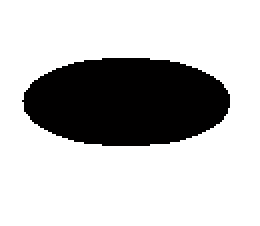
%> input picture ty.bmp, 130 x 113 px (shown 2 times larger)
$ octave homework4.m   (GNU Octave 9; MATLAB toolbox functions it lacks are replaced by stand-ins)
%> lines starting %> are read from the running program, lines starting %| are printed output that depends on the picture; in (x1, y1, x2, y2) boxes, pixels count from 0 and x2, y2 are one past the last pixel; in counts of white or black regions, pixels touching at a corner belong together; the program's own positions count from 1
% 读取图像
img_y = imread('ty.bmp');
%> img_y is the input picture: size 113x130x3 uint8; mean R, G, B 191.9, 191.7, 191.7
img = rgb2gray(img_y);
%> img: size 113x130 uint8; 75.2% white; 1 black region, box (x1, y1, x2, y2) and area: (11, 29, 115, 73) 3648
bw_b = imbinarize(img);  % 二值化,将背景和前景分离
bw = imcomplement(bw_b);
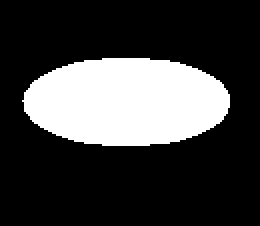
%> bw: size 113x130 logical (shown 2 times larger); 24.8% white; 1 white region, box (x1, y1, x2, y2) and area: (11, 29, 115, 73) 3648
bw_fill = imfill(bw, 'holes');  % 填充孔洞
% 计算面积和周长
edge_img = edge(bw, 'canny');
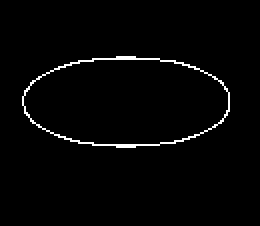
%> edge_img: size 113x130 logical (shown 2 times larger); 1.9% white in thin lines or dots, all inside (x1, y1, x2, y2) = (11, 28, 115, 74)
count = sum (sum (edge_img==1));
%> count = 283
stats = regionprops( edge_img, 'all');
%> stats = 1 region; box (x1, y1, x2, y2), Area, Centroid, MajorAxisLength, MinorAxisLength and Eccentricity: (11, 28, 115, 74) 283 [63.6 51.5] 128.5 69.92 0.839
area = stats.FilledArea;
%> area = 3773
%> (the run ends here)

$ run again, with hl.bmp copied over ty.bmp
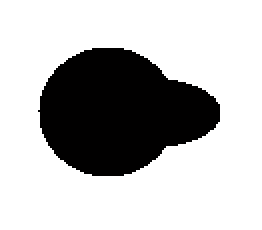
%> input picture hl.bmp, 131 x 115 px (shown 2 times larger)
%> img_y is the input picture: size 115x131x3 uint8; mean R, G, B 186.5, 186.2, 186.2
%> img: size 115x131 uint8; 73% white; 1 black region, box (x1, y1, x2, y2) and area: (19, 24, 110, 88) 4065
%> `bw = imcomplement(bw_b);`:
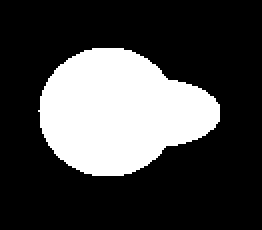
%> bw: size 115x131 logical (shown 2 times larger); 27% white; 1 white region, box (x1, y1, x2, y2) and area: (19, 24, 110, 88) 4065
%> `edge_img = edge(bw, 'canny');`:
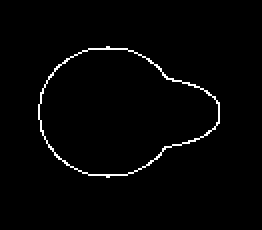
%> edge_img: size 115x131 logical (shown 2 times larger); 1.7% white in thin lines or dots, all inside (x1, y1, x2, y2) = (19, 23, 110, 89)
%> count = 263
%> stats = 1 region; box (x1, y1, x2, y2), Area, Centroid, MajorAxisLength, MinorAxisLength and Eccentricity: (19, 23, 110, 89) 263 [62.9 56.5] 118.7 87.3 0.677
%> area = 4179

$ run again, with x.bmp copied over ty.bmp
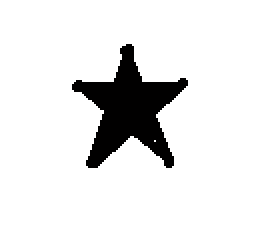
%> input picture x.bmp, 131 x 113 px (shown 2 times larger)
%> img_y is the input picture: size 113x131x3 uint8; mean R, G, B 228.6, 228.5, 228.5
%> img: size 113x131 uint8; 89.6% white; 1 black region, box (x1, y1, x2, y2) and area: (36, 22, 94, 84) 1541
%> `bw = imcomplement(bw_b);`:
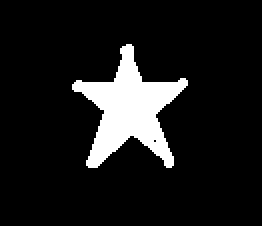
%> bw: size 113x131 logical (shown 2 times larger); 10.4% white; 1 white region, box (x1, y1, x2, y2) and area: (36, 22, 94, 84) 1541
%> bw_fill: size 113x131 logical; 10.4% white; 1 white region, box (x1, y1, x2, y2) and area: (36, 22, 94, 84) 1542
%> `edge_img = edge(bw, 'canny');`:
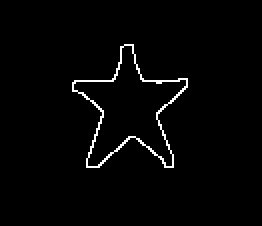
%> edge_img: size 113x131 logical (shown 2 times larger); 1.9% white in thin lines or dots, all inside (x1, y1, x2, y2) = (36, 22, 94, 84)
%> count = 286
%> stats = 1 region; box (x1, y1, x2, y2), Area, Centroid, MajorAxisLength, MinorAxisLength and Eccentricity: (36, 22, 94, 84) 286 [65.7 56.5] 71.86 65.87 0.4
%> area = 1691

$ run again, with y.bmp copied over ty.bmp
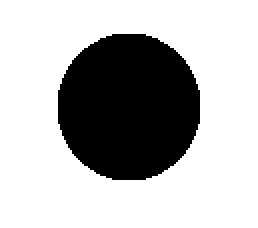
%> input picture y.bmp, 129 x 114 px (shown 2 times larger)
%> img_y is the input picture: size 114x129x3 uint8; mean R, G, B 183.2, 182.9, 182.9
%> img: size 114x129 uint8; 71.7% white; 1 black region, box (x1, y1, x2, y2) and area: (29, 17, 100, 90) 4157
%> `bw = imcomplement(bw_b);`:
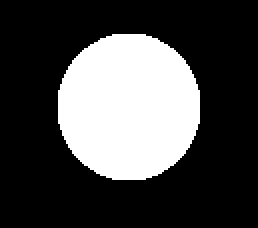
%> bw: size 114x129 logical (shown 2 times larger); 28.3% white; 1 white region, box (x1, y1, x2, y2) and area: (29, 17, 100, 90) 4157
%> `edge_img = edge(bw, 'canny');`:
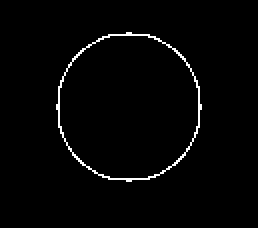
%> edge_img: size 114x129 logical (shown 2 times larger); 1.8% white in thin lines or dots, all inside (x1, y1, x2, y2) = (28, 16, 101, 91)
%> count = 268
%> stats = 1 region; box (x1, y1, x2, y2), Area, Centroid, MajorAxisLength, MinorAxisLength and Eccentricity: (28, 16, 101, 91) 268 [65 54] 104.2 101 0.247
%> area = 4265
